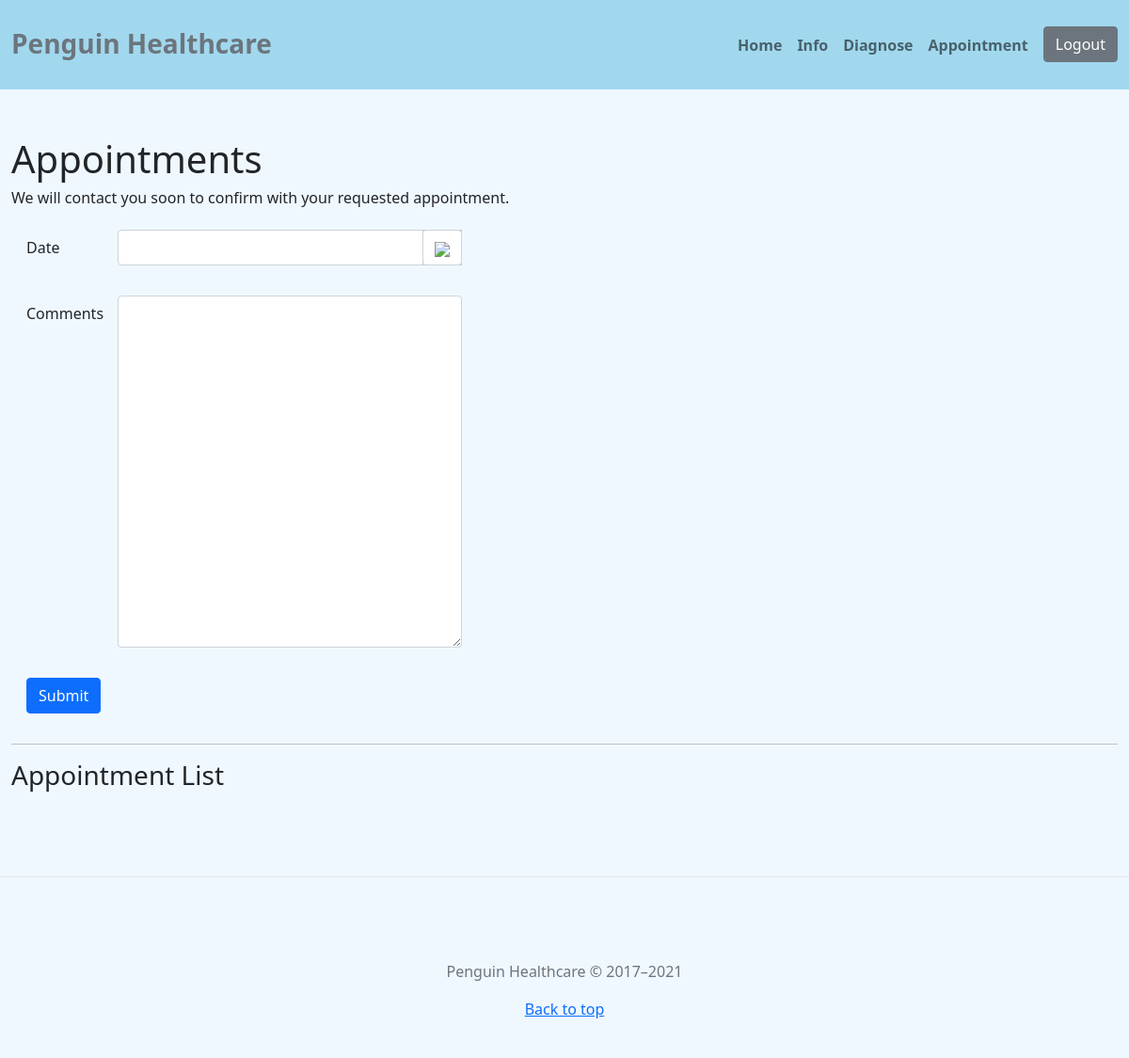
The page /appointment (signed in) on the database as committed earlier.
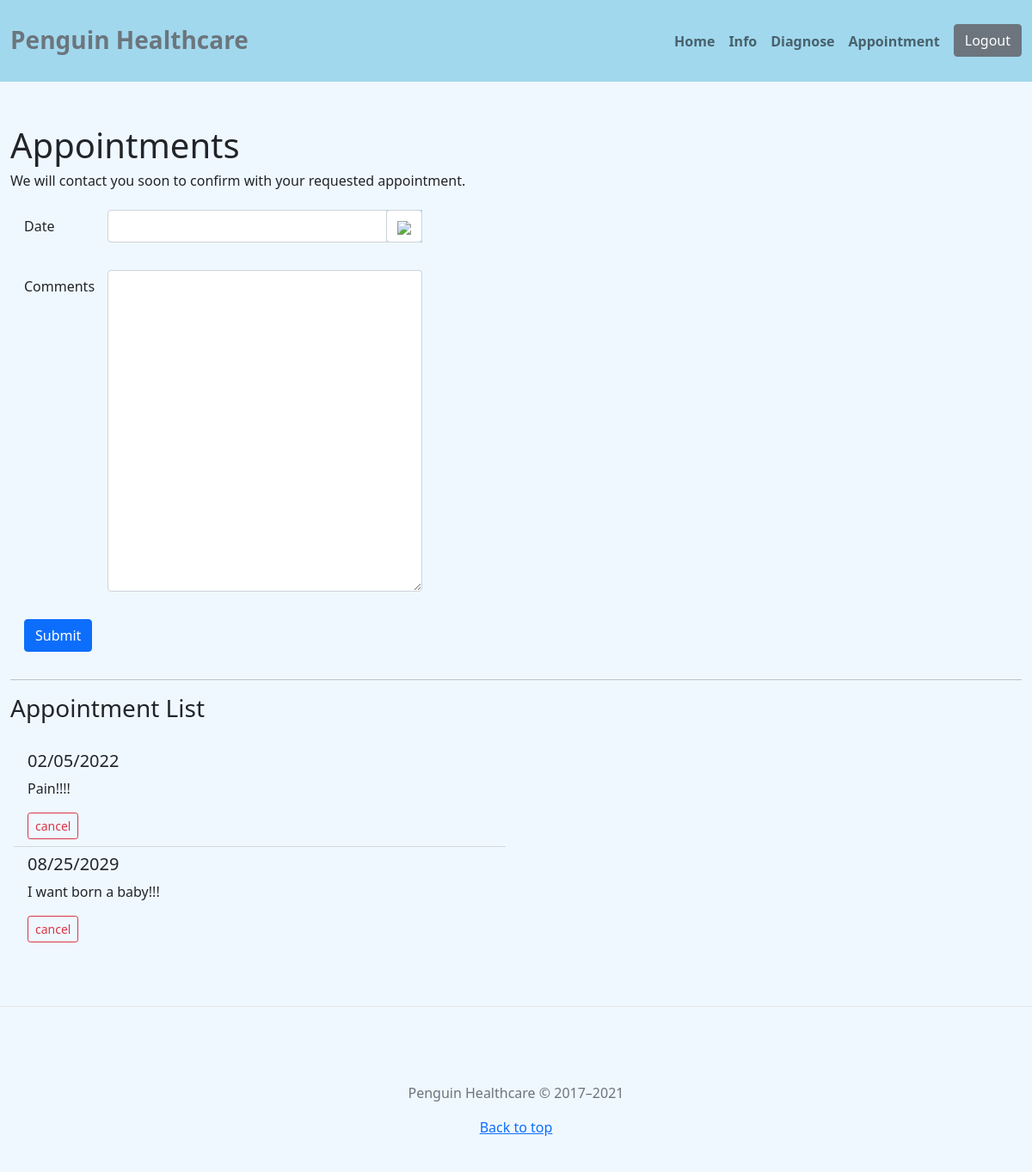
The same page on the database as committed later.
### website/database.py (models this page shows)
class Appointment(db.Model):
    id = db.Column(db.Integer, primary_key=True)
    date = db.Column(db.String(32), nullable=False)
    comment = db.Column(db.String(10240))
    user_id = db.Column(db.Integer, db.ForeignKey("user.id"))

### website/views.py (the view, shortened to what this page needs)
@views.route("/appointment", methods=["GET", "POST"])
@login_required
def appointment():
    return render_template("appointment.html", user=current_user)

### website/__init__.py (called while the page is built)
def create_app():
    app = Flask(__name__)
    app.config["SECRET_KEY"] = "17167055"
    app.config["SQLALCHEMY_DATABASE_URI"] = f"sqlite:///{DB_NAME}"
    db.init_app(app)
    from .views import views
    from .auth import auth
    from .articles import articles
    app.register_blueprint(views, url_prefix="/")
    app.register_blueprint(auth, url_prefix="/")
    app.register_blueprint(articles, url_prefix="/")
    from .database import User, Appointment
    create_database(app)
    login_manager = LoginManager()
    login_manager.login_view = 'auth.login'
    login_manager.init_app(app)
    @login_manager.user_loader
    def load_user(id):
        return User.query.get(int(id))
    return app

### website/templates/appointment.html (shortened to what this page needs)
{% extends "layout.html" %}
{% block content %}
<section id="appointment">
    <div class="container-xxl">
        <h1>Appointments</h1>
        <h6>We will contact you soon to confirm with your requested appointment.</h6>
        <form method="POST">
            <div class="row form-group p-3">
                <label for="date" class="col-sm-1 col-form-label">Date</label>
                <div class="col-sm-4">
                    <div class="input-group date" id="datepicker">
                        <input type="text" class="form-control" name="date" id="date">
                        <span class="input-group-append">
                            <span class="input-group-text bg-white d-block">
                                <img src="https://img.icons8.com/ios-filled/24/000000/calendar--v1.png" style="background-color:white"/>
                            </span>
                        </span>
                    </div>
                </div>
            </div>
            <div class="row form-group p-3">
                <label for="comment" class="col-sm-1 col-form-label">Comments</label>
                <div class="col-sm-4">
                    <textarea class="form-control" id="comment" name="comment" cols="30" rows="15"></textarea>
                </div>
            </div>
            <div class="d-grid gap-2 d-md-flex justify-content-md-start p-3">
                <button type="submit" class="btn btn-primary">Submit</button>
            </div>
        </form>
        <hr>
        <h3>Appointment List</h3>
        <div class="row form-group p-3">
            <ul class="list-group list-group-flush col-sm-6" id="notes">
                {% for appointment in user.appointments %}
                <li style="background-color:aliceblue" class="list-group-item">
                <h5>{{ appointment.date }}</h5>
                <p>{{ appointment.comment }}</p>
                <button type="button" class="btn btn-outline-danger btn-sm" onClick="deleteAppointment({{ appointment.id }})">
                    cancel
                </button>
                </li>
                {% endfor %}
            </ul>
        </div>
    </div>
</section>
{% endblock %}

### website/templates/layout.html (shortened to what this page needs)
<!doctype html>
<html lang="en">
<head>
    <link rel="stylesheet" href="https://cdn.jsdelivr.net/npm/bootstrap@5.0.2/dist/css/bootstrap.min.css"
>
    <link rel="stylesheet"
        href="https://cdnjs.cloudflare.com/ajax/libs/bootstrap-datepicker/1.9.0/css/bootstrap-datepicker.min.css">
    <link rel="stylesheet" type="text/css" href="./{{ url_for('static', filename='styles/style.css') }}">
</head>
<body>
    <nav class="navbar navbar-expand-md navbar-light">
        <div class="container-xxl">
            <a href="/home" class="navbar-brand">
                <span class="fw-bold text-secondary h3">Penguin Healthcare</span>
            </a>
            <div class="collapse navbar-collapse justify-content-end align-center" id="main-nav">
                <ul class="navbar-nav fw-bold">
                    <li class="nav-item">
                        <a class="nav-link" href="/home">Home</a>
                    </li>
                    <li class="nav-item">
                        <a class="nav-link" href="/info">Info</a>
                    </li>
                    <li class="nav-item">
                        <a class="nav-link" href="/diagnose">Diagnose</a>
                    </li>
                    <li class="nav-item">
                        <a class="nav-link" href="/appointment">Appointment</a>
                    </li>
                    <li class="nav-item ms-2 d-none d-md-inline" , id="btnLogout">
                        <a class="btn btn-secondary" href="/logout">Logout</a>
                    </li>
                </ul>
            </div>
        </div>
    </nav>
    {% block content %}{% endblock %}
    <footer class="blog-footer">
        <p class="mt-5 mb-3 text-muted">Penguin Healthcare &copy; 2017–2021</p>
        <p>
            <a href="#">Back to top</a>
        </p>
    </footer>
</body>
</html>

### website/static/styles/style.css (style rules this page uses)
* { margin: 0px; padding: 0px; background-color: aliceblue; }
.navbar { background-color: rgb(161, 216, 238); padding: 25px 0px; }
#main-nav, span, nav div.container-xxl, .nav-link, .navbar-brand, .navbar-nav, .navbar-toggler-icon, .collapse, #btnLogout { background-color: rgb(161, 216, 238); }
.blog-footer { padding: 2.5rem 0; color: #727272; text-align: center; border-top: 0.05rem solid #e5e5e5; }
.blog-footer p:last-child { margin-bottom: 0; }
#appointment { padding: 50px 0px; }

Rows that differ between the two databases and show on the page:
added Appointment: date "02/05/2022", comment "Pain!!!!"
added Appointment: date "08/25/2029", comment "I want born a baby!!!"
